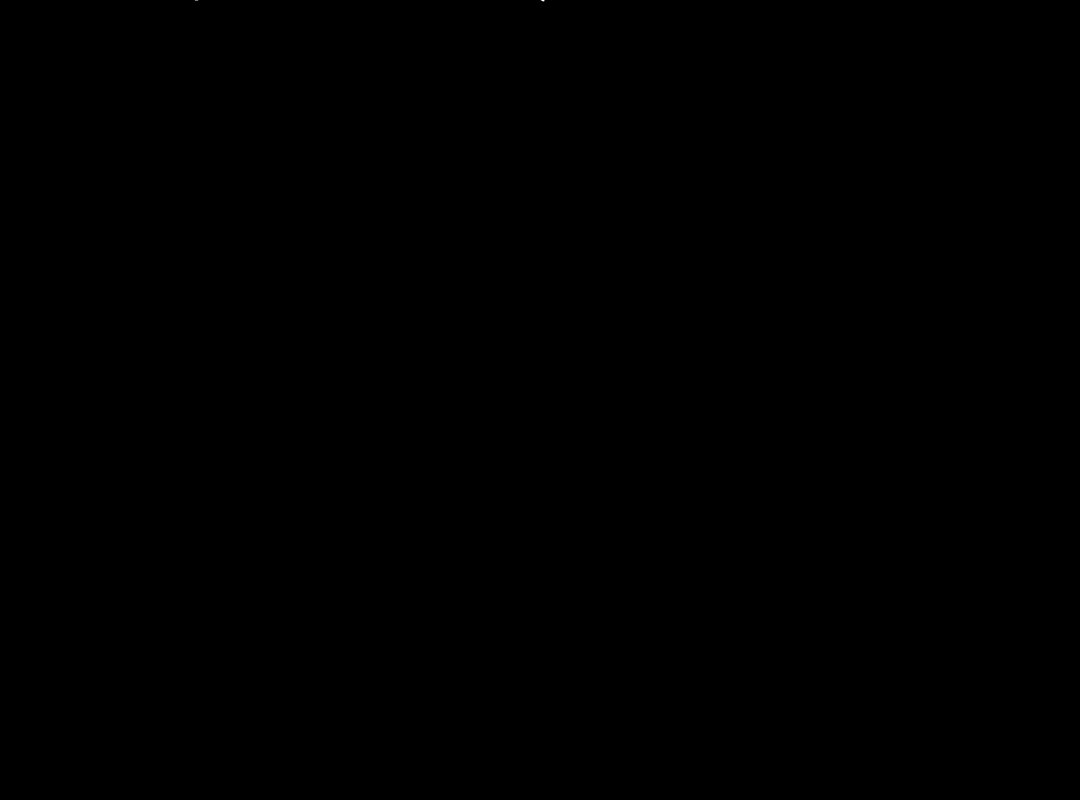
Frame 1 (no input)
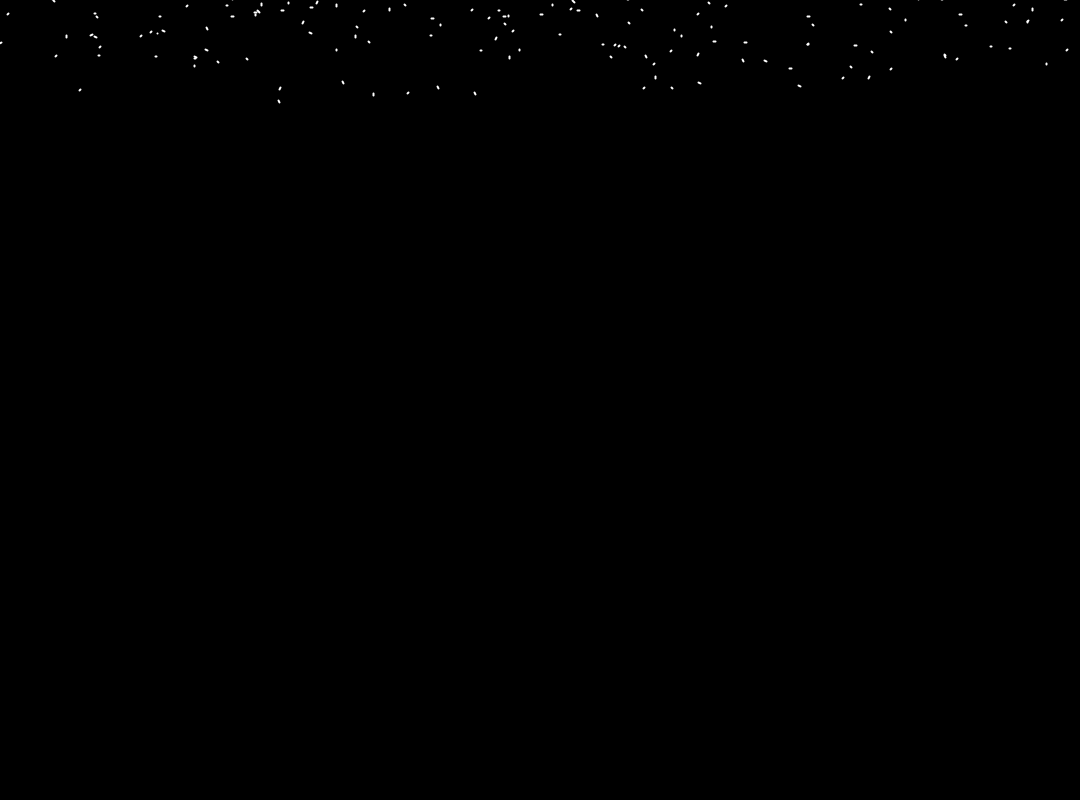
Frame 60 (the mouse pressed at the canvas centre just before this capture)
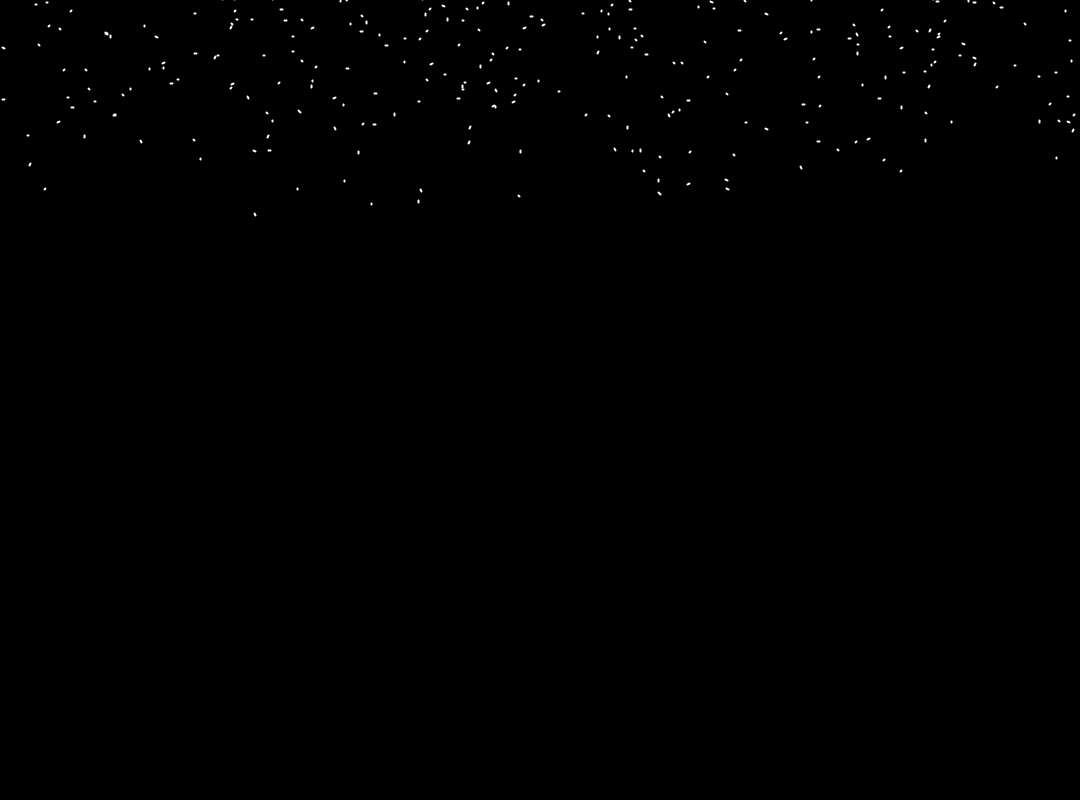
Frame 120 (the mouse held since frame 60 and released just before this capture)

The Processing sketch that drew these frames (run headless with seeded random() and noise(); from frame 60 on, the mouse is pressed at the canvas centre):

// Processing sketch: ProcessingRainEffect
// ── ProcessingRainEffect.pde
void setup(){
  size(1080,800);
  RainInit();
}

void draw() {
  background(0);
  Rain();
}

// ── Rain.pde
final int numberOfParticle = 500;
final float ceiling = 200;

final float maxSpeed = 1;
final float minSpeed = 1;

final float maxAngle = 60;

final color particleColor = color(255);
final int particleSize = 10;
Particle[] particle = new Particle[numberOfParticle];

final float snowPeriodTime = 20000;
void RainInit(){
  for(int i = 0; i < numberOfParticle; i++){
    particle[i] = new Particle(false);
  }
}
void Rain() {
  for(int i = 0; i < numberOfParticle; i++){
    particle[i].update();
    particle[i].draw();
  }
}

class Particle {
  private float posX = 0;
  private float posY = 0;
  private float speed = 0;
  private float angle = 0;
  private float snowAngle = 0;
  private boolean snow = false;
  private int createdTime = 0;
  
  Particle(boolean s) {
    this.snow = s;
    this.init();
    logd("==============================");
    logd("posX: "+this.posX);
    logd("posY: "+this.posY);
    logd("speed: "+this.speed);
    logd("angle: "+this.angle);
    logd("snowAngle: "+this.snowAngle);
    logd("snow: "+this.snow);
    logd("createdTime: "+this.createdTime);
  }
  
  private void init() {
    this.posX = random(displayWidth);
    this.posY = random(ceiling) * -1;
    this.speed = random(maxSpeed) + minSpeed;
    this.angle = random(maxAngle) - (maxAngle/2);
    if(this.snow == true) snowAngle = this.angle;
    this.createdTime = millis();
  }
  
  public void draw() {
    if(snow == true) {
      noStroke();
      ellipseMode(CENTER);
      fill(particleColor);
      ellipse(this.posX, this.posY, particleSize, particleSize);
    } else {
      strokeWeight(particleSize/5);
      noFill();
      stroke(particleColor);
      line(this.posX, this.posY, this.posX+(sin(this.angle)*this.speed), this.posY+(cos(this.angle)*this.speed));
    }
  }
  public void update() {
    logd("AA");
    if(snow == true) {
      float snowAngleConstant = ((millis() - this.createdTime)%snowPeriodTime)/snowPeriodTime;
      float tempAngle = abs(this.angle);
      float rotationAngle = (tempAngle*4)*snowAngleConstant;
      float negatifOrNot = this.angle > 0 ? 1 : -1;
      logd("snowAngleConstant: "+snowAngleConstant);
      logd("rotationAngle: "+rotationAngle);
      if(rotationAngle < tempAngle) this.snowAngle = negatifOrNot*(tempAngle - rotationAngle);
      else if(rotationAngle >= tempAngle && rotationAngle < tempAngle*2) this.snowAngle = negatifOrNot*(-1 * (rotationAngle - tempAngle));
      else if(rotationAngle >= tempAngle*2 && rotationAngle < tempAngle*3) this.snowAngle = negatifOrNot*(-1*((tempAngle*3) - rotationAngle));
      else if(rotationAngle >= tempAngle*3 && rotationAngle < tempAngle*4) this.snowAngle = negatifOrNot*(rotationAngle - (tempAngle*3));
      this.posX += sin(this.snowAngle)*this.speed;
      this.posY += abs(cos(this.snowAngle))*this.speed;
    } else {
      this.posX += sin(this.angle/2)*this.speed;
      this.posY += abs(cos(this.angle/2))*this.speed;
    }
    if(this.posX > width+100 || 
       this.posX < -100 ||
       this.posY > height+100) {
       this.init();
     }
    
    logd("==============================");
    logd("posX: "+this.posX);
    logd("posY: "+this.posY);
    logd("speed: "+this.speed);
    logd("angle: "+this.angle);
    logd("snowAngle: "+this.snowAngle);
    logd("snow: "+this.snow);
    logd("createdTime: "+this.createdTime);
  }
}

void logd(String str) {
  boolean debug = false;
  
  if(debug == true) println(str);
}
